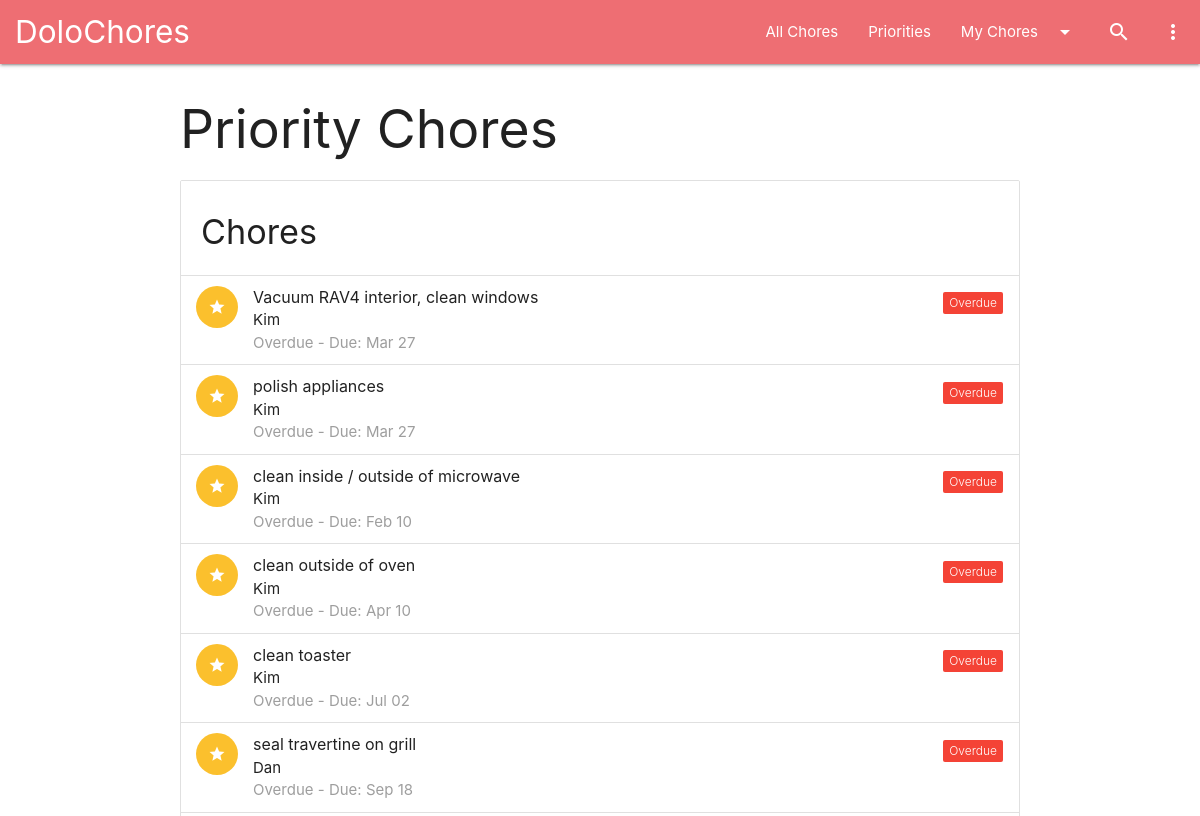
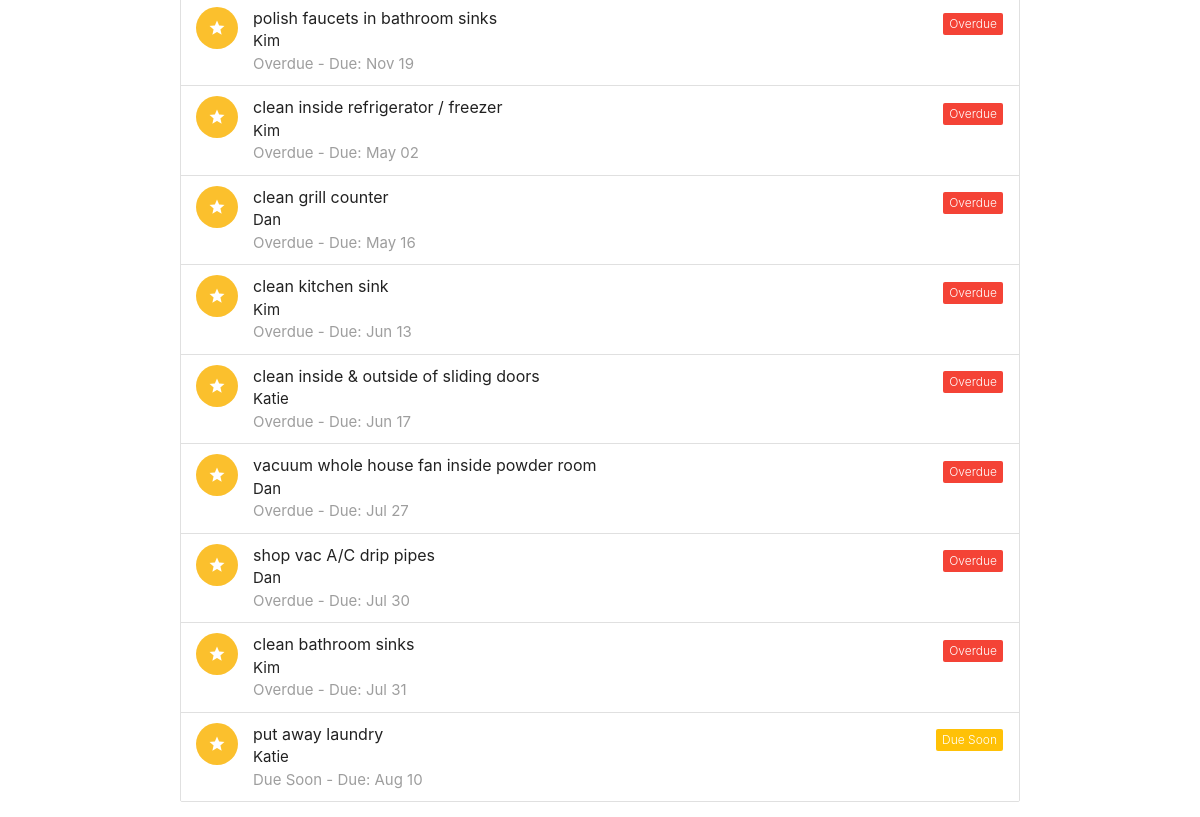
Page /priorities on the earlier database version (2 pictures, top to bottom).
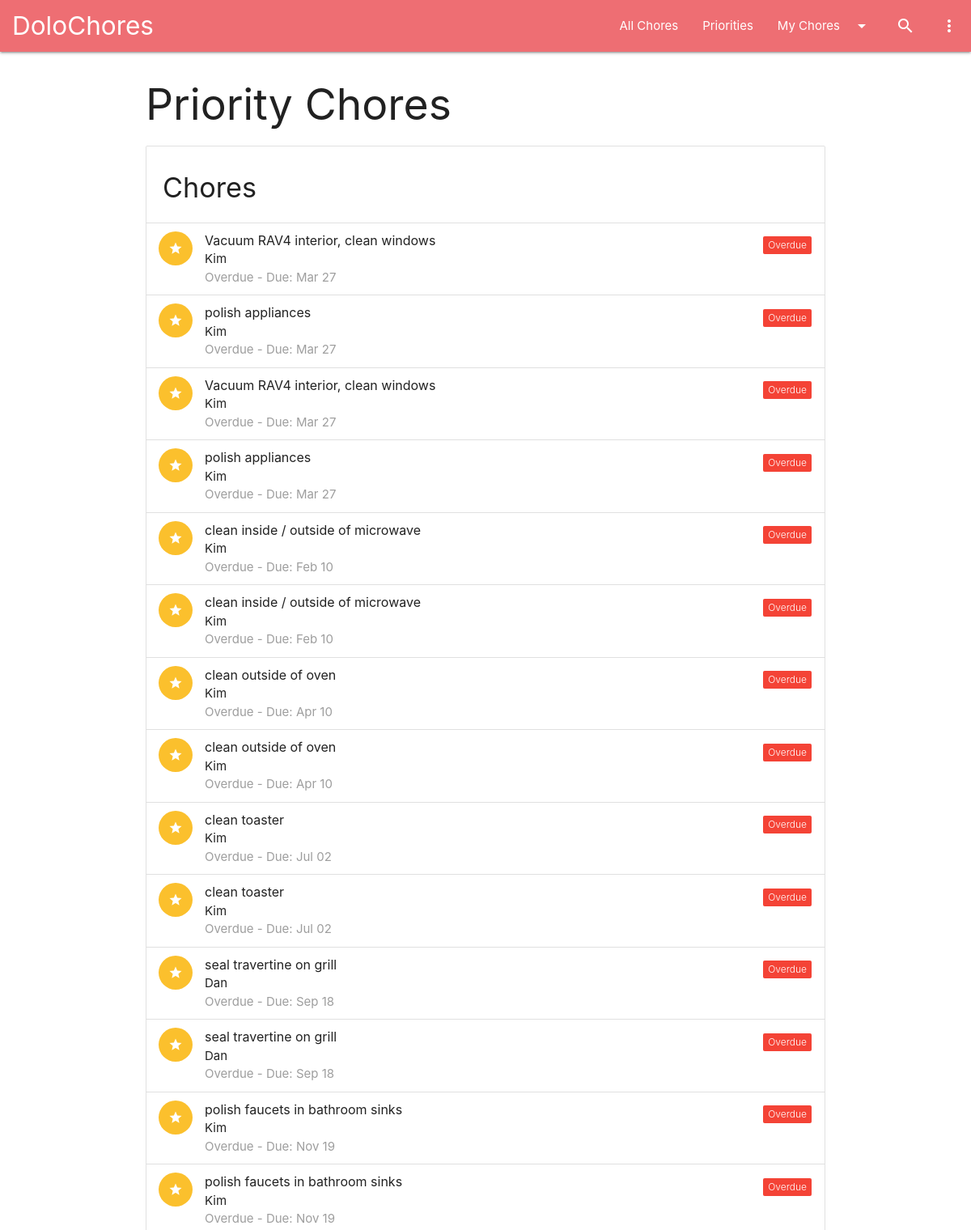
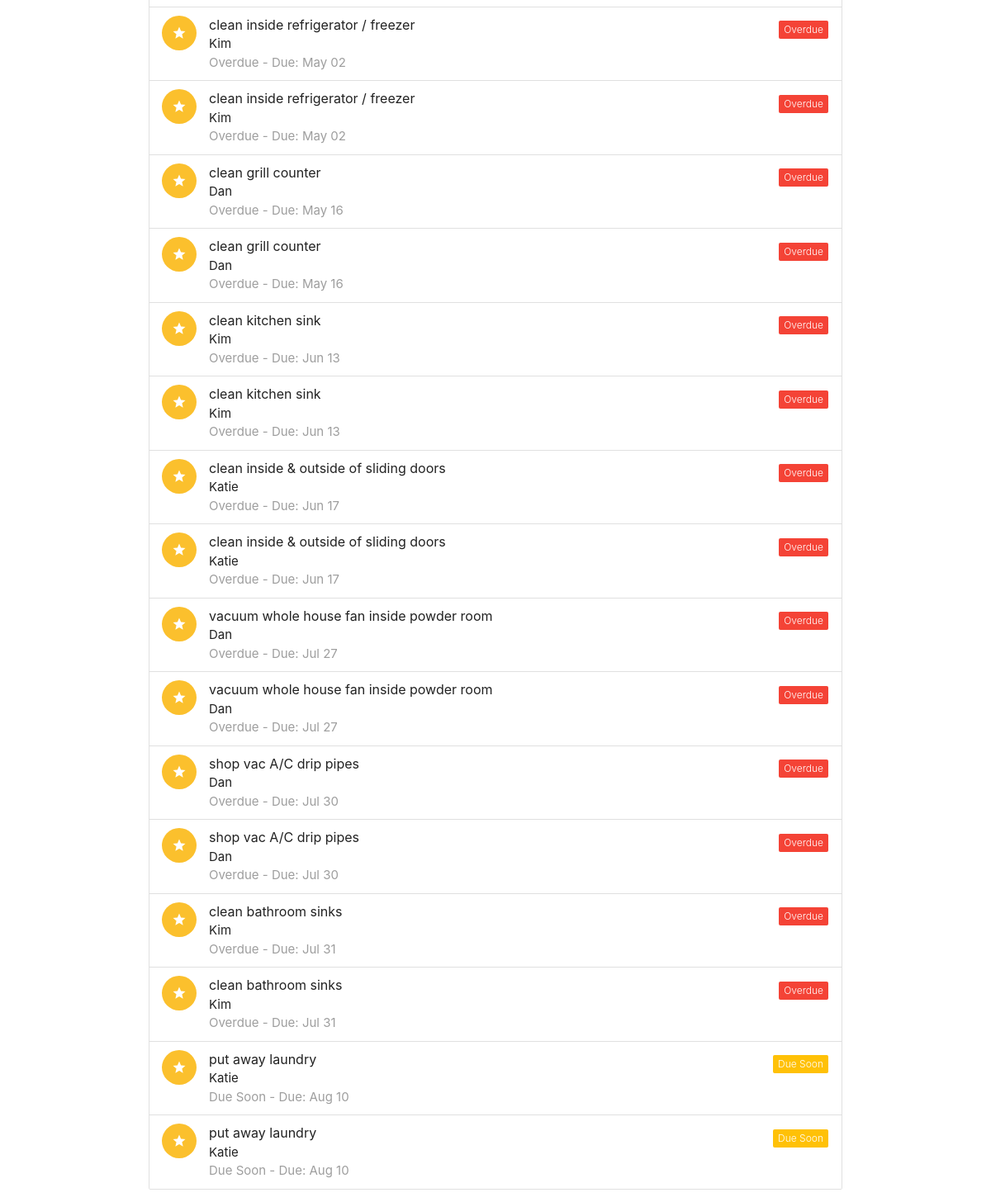
Same page on the later database version (2 pictures, top to bottom).
### app.py (models this page shows, shortened)
class Chore(db.Model):
    id = db.Column(db.Integer, primary_key=True)
    title = db.Column(db.String(120), nullable=False)
    user_id = db.Column(db.Integer, db.ForeignKey('user.id'), nullable=False)
    category = db.Column(db.String(50))
    frequency = db.Column(db.Integer, nullable=False)  # in days
    last_completed = db.Column(db.Date, default=date.today)
    is_priority = db.Column(db.Boolean, default=False)
    notes = db.Column(db.Text)
    previous_last_completed = db.Column(db.Date)
    @property
    def next_due(self):
        if self.last_completed and self.frequency:
            return self.last_completed + timedelta(days=self.frequency)
        return None
    @property
    def status(self):
        today = date.today()
        next_due_date = self.next_due
        if not next_due_date:
            return "N/A"
        if next_due_date < today:
            return "Overdue"
        if self.frequency > 30:
            if today <= next_due_date <= today + timedelta(days=30):
                return "Due Soon"
        else:
            if today <= next_due_date <= today + timedelta(days=14):
                return "Due Soon"
        return "Completed Recently"

class User(db.Model):
    id = db.Column(db.Integer, primary_key=True)
    name = db.Column(db.String(80), unique=True, nullable=False)
    chores = db.relationship('Chore', backref='assignee', lazy=True)

### app.py (the view)
@app.route('/priorities')
def priorities():
    app.logger.info("Accessing /priorities route")
    try:
        priority_chores_query = Chore.query.options(joinedload(Chore.assignee)).filter_by(is_priority=True)
        priority_chores = priority_chores_query.all()
        app.logger.info(f"Found {len(priority_chores)} priority chores.")
        chores = sorted(priority_chores, key=lambda c: c.next_due if c.next_due else date.max)
        app.logger.info("Successfully sorted chores.")
        return render_template('priorities.html', chores=chores, title="Priority Chores")
    except Exception as e:
        app.logger.error(f"An error occurred in /priorities: {e}", exc_info=True)
        raise

### app.py (called while the page is built)
@app.context_processor
def inject_users():
    return dict(users=User.query.all())

### templates/priorities.html
{% extends "layout.html" %}
{% block content %}
<section>
    <h2>{{ title }}</h2>
    {% set no_chores_message = 'No priority chores found.' %}
    {% include '_chores_list.html' %}
</section>
{% endblock %}

### templates/layout.html (shortened to what this page needs)
<!doctype html>
<html lang="en">
  <head>
    <link rel="stylesheet" href="https://cdnjs.cloudflare.com/ajax/libs/materialize/1.0.0/css/materialize.min.css">
  </head>
  <body>
    <header>
        <nav>
            <div class="nav-wrapper">
                <a href="{{ url_for('all_chores') }}" class="brand-logo" style="padding-left: 15px;">DoloChores</a>
                <ul id="nav-mobile" class="right hide-on-med-and-down">
                    <li><a href="{{ url_for('all_chores') }}">All Chores</a></li>
                    <li><a href="{{ url_for('priorities') }}">Priorities</a></li>
                    <li><a class="dropdown-trigger" href="#!" data-target="my-chores-dropdown">My Chores<i class="material-icons right">arrow_drop_down</i></a></li>
                    <li><a href="{{ url_for('search') }}"><i class="material-icons">search</i></a></li>
                    <li><a class="dropdown-trigger" href="#!" data-target="more-actions-dropdown"><i class="material-icons">more_vert</i></a></li>
                </ul>
            </div>
        </nav>
    </header>
    <main class="container">
        {% block content %}{% endblock %}
    </main>
  </body>
</html>

### templates/_chores_list.html
<ul class="collection with-header">
    <li class="collection-header"><h4>Chores</h4></li>
    {% for chore in chores %}
    <li class="collection-item avatar modal-trigger" style="cursor: pointer;" href="#chore-detail-modal" onclick="openChoreDetail(event)" data-chore-id="{{ chore.id }}">
        {% if chore.is_priority %}
            <i class="material-icons circle yellow darken-2">star</i>
        {% else %}
            <i class="material-icons circle green">check</i>
        {% endif %}
        <span class="title">{{ chore.title }}</span>
        <p>{{ chore.assignee.name }} <br>
           <span class="grey-text">{{ chore.status }} - Due: {{ chore.next_due.strftime('%b %d') if chore.next_due else 'N/A' }}</span>
        </p>
        <a href="#!" class="secondary-content">
            <span class="new badge {% if chore.status == 'Overdue' %}red{% elif chore.status == 'Due Soon' %}amber{% else %}green{% endif %}" data-badge-caption="{{ chore.status }}"></span>
        </a>
    </li>
    {% else %}
    <li class="collection-item">
        <p>{{ no_chores_message | default('No chores found.') }}</p>
    </li>
    {% endfor %}
</ul>

Differences in the rows shown:
added Chore: is_priority True (drawn), title "Vacuum RAV4 interior, clean windows", assignee.name "Kim", status "Overdue", next_due "Mar 27"
added Chore: is_priority True (drawn), title "polish appliances", assignee.name "Kim", status "Overdue", next_due "Mar 27"
added Chore: is_priority True (drawn), title "clean inside / outside of microwave", assignee.name "Kim", status "Overdue", next_due "Feb 10"
added Chore: is_priority True (drawn), title "clean outside of oven", assignee.name "Kim", status "Overdue", next_due "Apr 10"
added Chore: is_priority True (drawn), title "clean toaster", assignee.name "Kim", status "Overdue", next_due "Jul 02"
added Chore: is_priority True (drawn), title "seal travertine on grill", assignee.name "Dan", status "Overdue", next_due "Sep 18"
added Chore: is_priority True (drawn), title "polish faucets in bathroom sinks", assignee.name "Kim", status "Overdue", next_due "Nov 19"
added Chore: is_priority True (drawn), title "clean inside refrigerator / freezer", assignee.name "Kim", status "Overdue", next_due "May 02"
added Chore: is_priority True (drawn), title "clean grill counter", assignee.name "Dan", status "Overdue", next_due "May 16"
added Chore: is_priority True (drawn), title "clean kitchen sink", assignee.name "Kim", status "Overdue", next_due "Jun 13"
added Chore: is_priority True (drawn), title "clean inside & outside of sliding doors", assignee.name "Katie", status "Overdue", next_due "Jun 17"
added Chore: is_priority True (drawn), title "vacuum whole house fan inside powder room", assignee.name "Dan", status "Overdue", next_due "Jul 27"
added Chore: is_priority True (drawn), title "shop vac A/C drip pipes", assignee.name "Dan", status "Overdue", next_due "Jul 30"
added Chore: is_priority True (drawn), title "clean bathroom sinks", assignee.name "Kim", status "Overdue", next_due "Jul 31"
added Chore: is_priority True (drawn), title "put away laundry", assignee.name "Katie", status "Due Soon", next_due "Aug 10"
